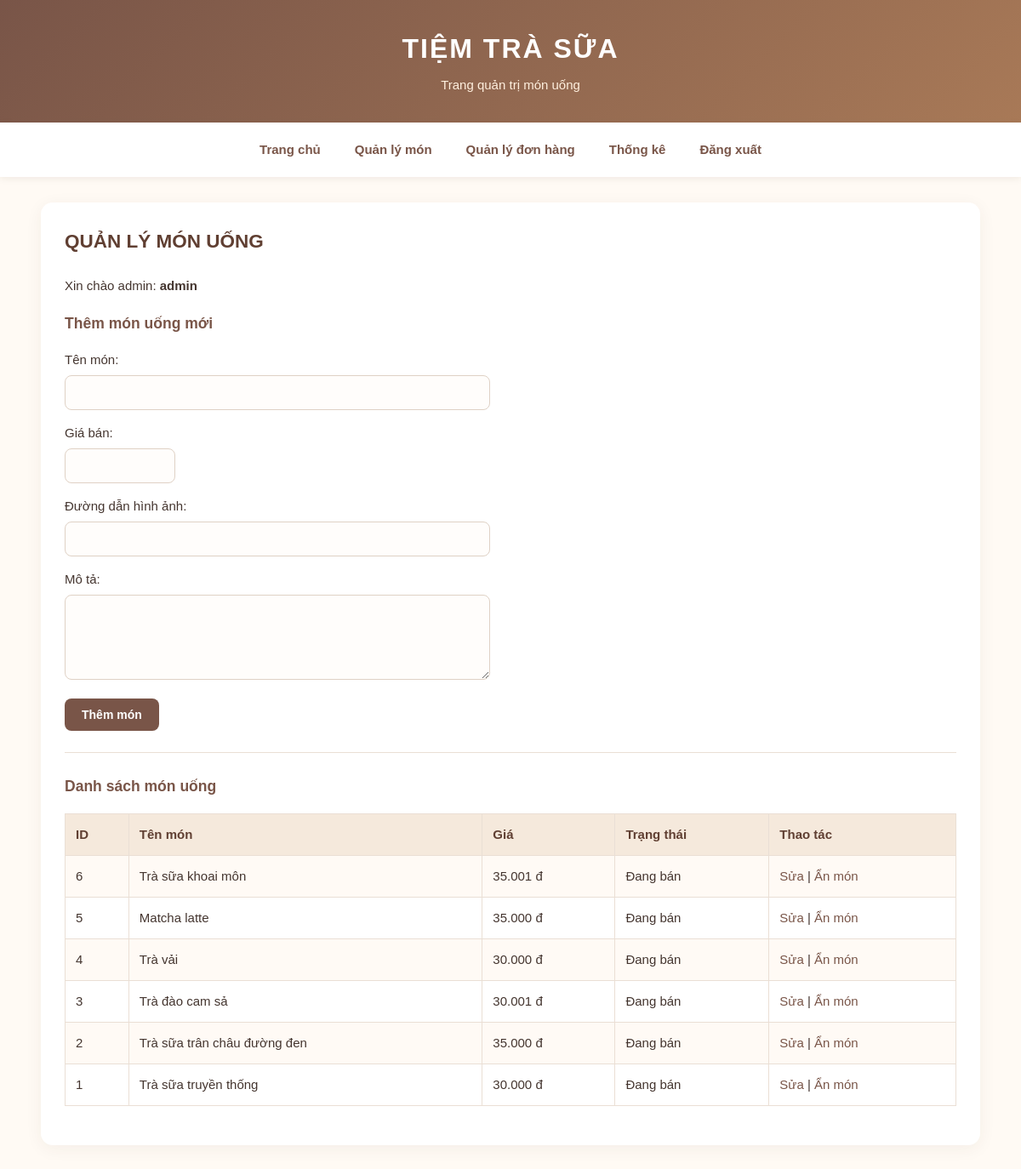
The page /quan_ly_mon.php (signed in) on the database its author committed.
### tables this page shows
CREATE TABLE `mon_uong` (
  `id` int(11) NOT NULL AUTO_INCREMENT,
  `ten_mon` varchar(100) NOT NULL,
  `gia` decimal(10,2) NOT NULL,
  `hinh_anh` varchar(255) DEFAULT NULL,
  `mo_ta` text DEFAULT NULL,
  `trang_thai` tinyint(4) DEFAULT 1,
  PRIMARY KEY (`id`)
);

### quan_ly_mon.php (the view, shortened to what this page needs)
<?php
include "kn.php";
$mon_sua = null;
$sql = "SELECT * FROM mon_uong ORDER BY id DESC";
$result = mysqli_query($conn, $sql);
?>
<!DOCTYPE html>
<html lang="vi">
<head>
    <link rel="stylesheet" href="assets/css/style.css">
</head>
<body>
<header>
    <h1>TIỆM TRÀ SỮA</h1>
    <p>Trang quản trị món uống</p>
</header>
<nav>
    <a href="index.php">Trang chủ</a>
    <a href="quan_ly_mon.php">Quản lý món</a>
    <a href="quan_ly_don.php">Quản lý đơn hàng</a>
    <a href="thong_ke.php">Thống kê</a>
    <a href="dang_xuat.php">Đăng xuất</a>
</nav>
<main>
    <h2>QUẢN LÝ MÓN UỐNG</h2>
    <p>Xin chào admin: <strong><?php echo htmlspecialchars($_SESSION['admin_name']); ?></strong></p>
    <h3><?php echo $mon_sua ? "Sửa món uống" : "Thêm món uống mới"; ?></h3>
    <form action="quan_ly_mon.php" method="POST">
        <p>
            <label>Tên món:</label><br>
            <input
                type="text"
                name="ten_mon"
                required
                value="<?php echo $mon_sua ? htmlspecialchars($mon_sua['ten_mon']) : ''; ?>"
            >
        </p>
        <p>
            <label>Giá bán:</label><br>
            <input
                type="number"
                name="gia"
                min="1000"
                step="1"
                required
                value="<?php echo $mon_sua ? (int)$mon_sua['gia'] : ''; ?>"
            >
        </p>
        <p>
            <label>Đường dẫn hình ảnh:</label><br>
            <input
                type="text"
                name="hinh_anh"
                value="<?php echo $mon_sua ? htmlspecialchars($mon_sua['hinh_anh'] ?? '') : ''; ?>"
            >
        </p>
        <p>
            <label>Mô tả:</label><br>
            <textarea name="mo_ta"><?php echo $mon_sua ? htmlspecialchars($mon_sua['mo_ta'] ?? '') : ''; ?></textarea>
        </p>
        <?php if ($mon_sua) { ?>
            <button type="submit" name="sua_mon">Lưu thay đổi</button>
            <a href="quan_ly_mon.php">Hủy sửa</a>
        <?php } else { ?>
            <button type="submit" name="them_mon">Thêm món</button>
        <?php } ?>
    </form>
    <hr>
    <h3>Danh sách món uống</h3>
    <table>
        <tr>
            <th>ID</th>
            <th>Tên món</th>
            <th>Giá</th>
            <th>Trạng thái</th>
            <th>Thao tác</th>
        </tr>
        <?php while ($mon = mysqli_fetch_assoc($result)) { ?>
            <tr>
                <td><?php echo (int)$mon['id']; ?></td>
                <td><?php echo htmlspecialchars($mon['ten_mon']); ?></td>
                <td><?php echo number_format($mon['gia'], 0, ',', '.'); ?> đ</td>
                <td><?php echo $mon['trang_thai'] == 1 ? "Đang bán" : "Đã ẩn"; ?></td>
                <td>
                    <a href="quan_ly_mon.php?sua=<?php echo (int)$mon['id']; ?>">Sửa</a>
                    <?php if ($mon['trang_thai'] == 1) { ?>
                        |
                        <a
                            href="quan_ly_mon.php?an=<?php echo (int)$mon['id']; ?>"
                            onclick="return confirm('Bạn có chắc muốn ẩn món này?')"
                        >Ẩn món</a>
                    <?php } ?>
                </td>
            </tr>
        <?php } ?>
    </table>
</main>
</body>
</html>

### assets/css/style.css (style rules this page uses)
* { box-sizing: border-box; }
body { margin: 0; font-family: Arial, sans-serif; font-size: 15px; line-height: 1.6; color: #44352f; background: #fffaf4; }
a { color: #795548; text-decoration: none; }
h2 { margin-top: 0; margin-bottom: 22px; color: #603f32; }
h3 { color: #795548; }
header { padding: 32px 15px; text-align: center; color: white; background: linear-gradient(135deg, #795548, #a87957); }
header h1 { margin: 0; font-size: 32px; letter-spacing: 2px; }
header p { margin: 5px 0 0; color: #fff0df; }
nav { display: flex; justify-content: center; align-items: center; flex-wrap: wrap; gap: 8px; padding: 12px; background: white; box-shadow: 0 2px 8px rgba(70, 45, 30, 0.08); }
nav a { padding: 8px 16px; border-radius: 20px; font-weight: bold; transition: 0.2s; }
main { width: 92%; max-width: 1200px; min-height: 350px; margin: 30px auto; padding: 28px; background: white; border-radius: 14px; box-shadow: 0 4px 20px rgba(70, 45, 30, 0.06); }
form { margin-bottom: 20px; }
input, textarea, select { width: 100%; max-width: 500px; padding: 11px 12px; margin-top: 6px; border: 1px solid #dfd1c5; border-radius: 8px; background: #fffdfb; color: #44352f; font-family: inherit; font-size: 15px; }
input[type="number"] { max-width: 130px; }
textarea { min-height: 100px; resize: vertical; }
button { display: inline-block; padding: 11px 20px; border: none; border-radius: 8px; color: white; background: #795548; font-size: 14px; font-weight: bold; cursor: pointer; transition: 0.2s; }
main a:not(nav a) { font-weight: 500; }
table { width: 100%; margin: 18px 0; border-collapse: collapse; background: white; }
th, td { padding: 12px; border: 1px solid #eadfd5; text-align: left; vertical-align: middle; }
th { color: #603f32; background: #f5e9dc; }
tr:nth-child(even) { background: #fffaf5; }
hr { margin: 25px 0; border: none; border-top: 1px solid #eadfd5; }
main > p { overflow-wrap: anywhere; }

### rows shown on the page
mon_uong: id "6", ten_mon "Trà sữa khoai môn", gia "35.001", trang_thai "Đang bán"
mon_uong: id "5", ten_mon "Matcha latte", gia "35.000", trang_thai "Đang bán"
mon_uong: id "4", ten_mon "Trà vải", gia "30.000", trang_thai "Đang bán"
mon_uong: id "3", ten_mon "Trà đào cam sả", gia "30.001", trang_thai "Đang bán"
mon_uong: id "2", ten_mon "Trà sữa trân châu đường đen", gia "35.000", trang_thai "Đang bán"
mon_uong: id "1", ten_mon "Trà sữa truyền thống", gia "30.000", trang_thai "Đang bán"

### other values the page prints
$_SESSION['admin_name'] "admin"
